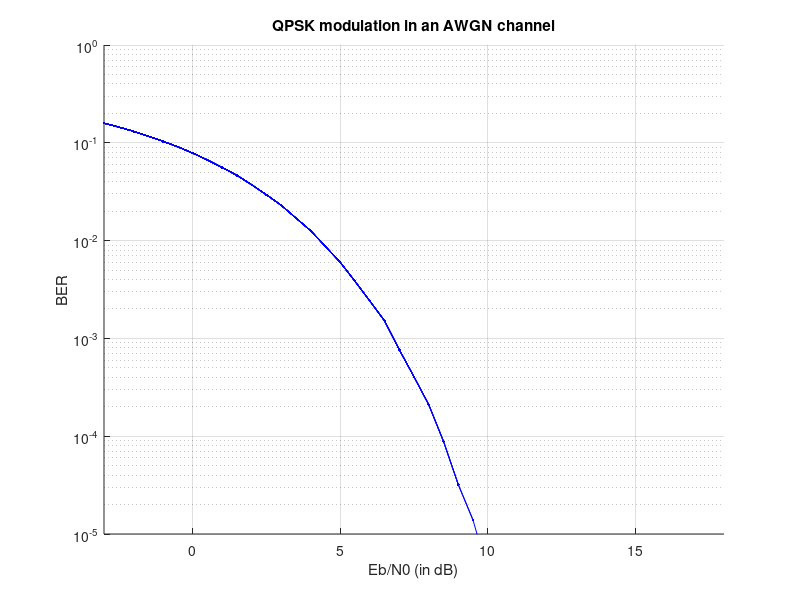

MATLAB code for this plot:
clc;
clear all;
 
tic
Eb_No_start = -3;
Eb_No_delta = 0.5;
Eb_No_stop = 18;
BER_stop = 1e-5;

% Setup the SNR for the first iteration of the loop.
Eb_No_count = 1;
Eb_No = Eb_No_start;
BER = 1;

%%%%%%%%%%%%%%%%%%%%%%%%%%%%%%%%%%%%%%%%%%%%%%%%%%%%%%%%%%%%%%%%%%%%%%%%%%%
% Generate bits
%%%%%%%%%%%%%%%%%%%%%%%%%%%%%%%%%%%%%%%%%%%%%%%%%%%%%%%%%%%%%%%%%%%%%%%%%%%
rng('default') %seed
bit_length = 10^6; %number of bits
bit_genreated = randi([0,1],1,bit_length); % generating 0,1 at uniform distribution
bit_received = zeros(1,bit_length);
%%%%%%%%%%%%%%%%%%%%%%%%%%%%%%%%%%%%%%%%%%%%%%%%%%%%%%%%%%%%%%%%%%%%%%%%%%%
% bit to symbol
%%%%%%%%%%%%%%%%%%%%%%%%%%%%%%%%%%%%%%%%%%%%%%%%%%%%%%%%%%%%%%%%%%%%%%%%%%%
%split bit_genreated to 2 control bits, ab(00,01,11,10)
bit_a = bit_genreated(1:2:end);%0:j,1:-j
bit_b = bit_genreated(2:2:end);%0:1,1:-1
symbol_temp = 1-2*bit_b+1i*(1-2*bit_a); %non-nomalization
sigma_x = std(symbol_temp);
symbol = symbol_temp/sigma_x ;% nomalized symbol, power of symbols = 1
bit_per_symbol=bit_length/numel(symbol);
% Loop until the job is killed or until the SNR or BER target is reached.
while Eb_No <= Eb_No_stop && BER >= BER_stop
    
    % Convert from SNR (in dB) to noise power spectral density.
    
    % Counters to store the number of errors and bits simulated so far.
    error_count=0;
    bit_count=0;
    
    % Keep going until enough errors have been observed. This runs the simulation only as long as is required to keep the BER vs SNR curve smooth.
    while error_count < 100
        
        %%%%%%%%%%%%%%%%%%%%%%%%%%%%%%%%%%%%%%%%%%%%%%%%%%%%%%%%%%%%%%%%%%%%%%%%%%%
        % AWGN Generator
        %%%%%%%%%%%%%%%%%%%%%%%%%%%%%%%%%%%%%%%%%%%%%%%%%%%%%%%%%%%%%%%%%%%%%%%%%%%
        sigma_n = 1/sqrt(2*(10^((Eb_No + 10*log10(bit_per_symbol))/10)));
        n = sigma_n*[randn(1,bit_length/bit_per_symbol) + 1i*randn(1,bit_length/bit_per_symbol)]; %#ok<NBRAK> % white gaussian noise
        
        %%%%%%%%%%%%%%%%%%%%%%%%%%%%%%%%%%%%%%%%%%%%%%%%%%%%%%%%%%%%%%%%%%%%%%%%%%%
        %Add AWGN
        %%%%%%%%%%%%%%%%%%%%%%%%%%%%%%%%%%%%%%%%%%%%%%%%%%%%%%%%%%%%%%%%%%%%%%%%%%%
        symbol_received = symbol + n;
        
        %%%%%%%%%%%%%%%%%%%%%%%%%%%%%%%%%%%%%%%%%%%%%%%%%%%%%%%%%%%%%%%%%%%%%%%%%%%
        %symbol to bit
        %%%%%%%%%%%%%%%%%%%%%%%%%%%%%%%%%%%%%%%%%%%%%%%%%%%%%%%%%%%%%%%%%%%%%%%%%%%
        %         symbol_received_a = imag(symbol_received);
        %         symbol_received_b = real(symbol_received);      
        bit_received_a = imag(symbol_received)<=0;
        bit_received_b = real(symbol_received)<=0;
        
        bit_received_temp=[bit_received_a;bit_received_b];
        bit_received=reshape(bit_received_temp,1,bit_length);
%         bit_received=reshape([bit_received_a;bit_received_b],1,bit_length);
        
        % Accumulate the number of errors and bits that have been simulated so far.
        delayB = 0;
        error_count = error_count + sum(bit_received(delayB+1:end) ~= bit_genreated(1:end-delayB));
        bit_count = bit_count + bit_length;
    end
    
    % Calculate the BER.
    BER = error_count/bit_count;
    
    % Store the SNR and BER in a matrix and display it.
    results(Eb_No_count,1) = Eb_No;
    results(Eb_No_count,2) = BER %#ok<NOPTS>
    
    % Plot the results. This will be ignored on Lyceum.
    hold on;
    semilogy(results(:,1),results(:,2),'b.-');
    title('QPSK modulation in an AWGN channel');
    ylabel('BER');
    xlabel('Eb/N0 (in dB)');
    if  BER_stop ~= 0
        ylim([BER_stop,1]);
    end
    if Eb_No_stop ~= inf
        xlim([Eb_No_start, Eb_No_stop]);
    end
    grid on
    % Setup the SNR for the next iteration of the loop.
    Eb_No = Eb_No + Eb_No_delta;
    Eb_No_count = Eb_No_count + 1;
end
toc